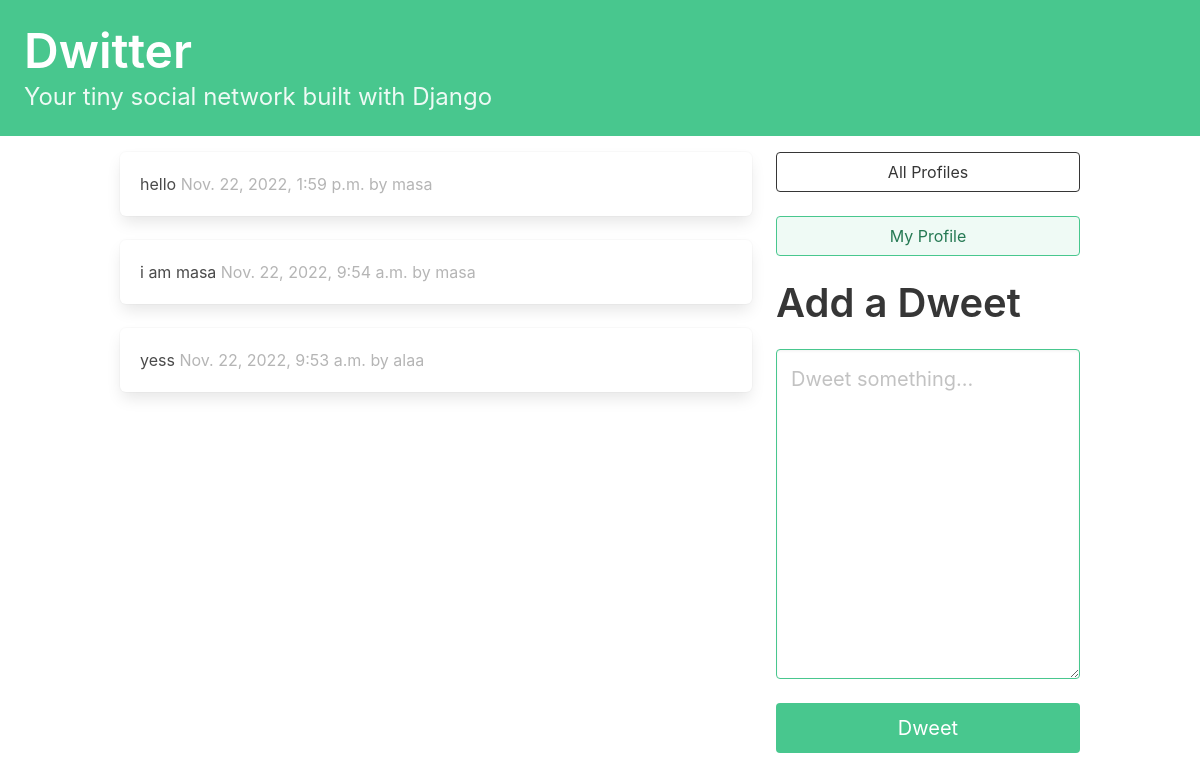
The app's page / (signed in), older data.
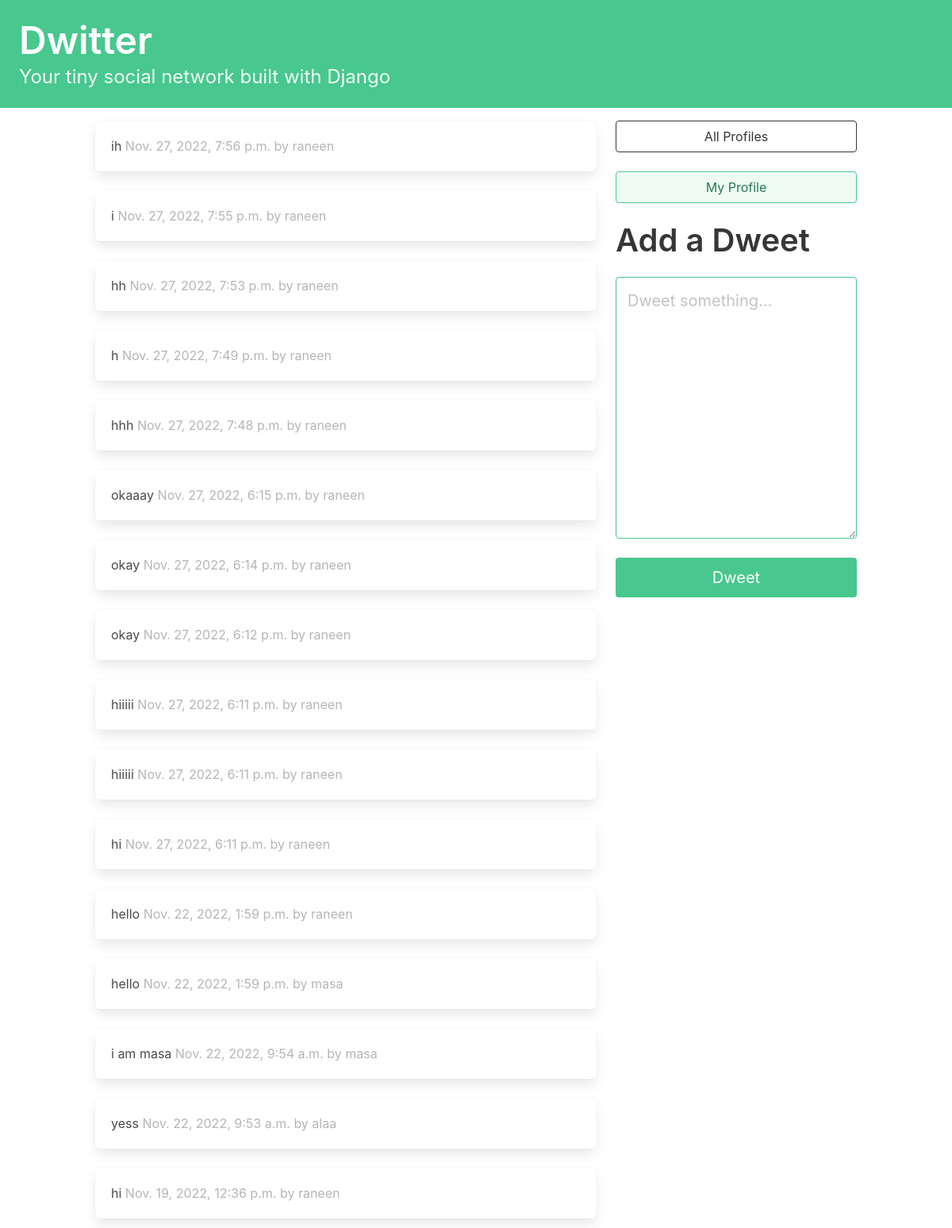
The same page, newer data.
### dwitter/models.py (models this page shows, shortened)
class Dweet(models.Model):
    user = models.ForeignKey(User,
                             related_name="dweets",
                             on_delete=models.DO_NOTHING)
    body = models.CharField(max_length=140)
    created_at = models.DateTimeField(auto_now_add=True)

### dwitter/views.py (the view)
# urls.py: path("", dashboard, name="dashboard"),
def dashboard(request):
    form = DweetForm(request.POST or None)
    if request.method == "POST":
        if form.is_valid():
            dweet = form.save(commit=False)
            dweet.user = request.user
            dweet.save()
            return redirect("dwitter:dashboard")
    followed_dweets = Dweet.objects.filter(
        user__profile__in=request.user.profile.follows.all()
    ).order_by("-created_at")
    return render(
        request,
        "dwitter/dashboard.html",
        {"form": form, "dweets": followed_dweets},
    )

### dwitter/forms.py
class DweetForm(forms.ModelForm):
    body = forms.CharField(
        required=True,
        widget=forms.widgets.Textarea(
            attrs={
                "placeholder": "Dweet something...",
                "class": "textarea is-success is-medium",
            }
        ),
        label="",)
    class Meta:
        model = Dweet
        exclude = ("user", )

### dwitter/templates/dwitter/dashboard.html (shortened to what this page needs)
{% extends 'base.html' %}
{% block content %}
<div class="column">
    {% for dweet in dweets %}
    <div class="box">
    {{dweet.body}}
    <span class="is-small has-text-grey-light">
    {{ dweet.created_at }} by {{ dweet.user.username }}
    </span>
    </div>
    {% endfor %}
</div>
<div class="column is-one-third">
<div class="block">
<a href="{% url 'dwitter:profile_list' %} ">
<button class="button is-dark is-outlined is-fullwidth">
All Profiles
</button>
</a>
</div>
<div class="block">
<a href="{% url 'dwitter:profile' request.user.profile.id %} ">
<button class="button is-success is-light is-outlined is-fullwidth">
My Profile
</button>
</a>
</div>
<div class="block">
<div class="block">
<h2 class="title is-2">Add a Dweet</p>
</div>
<div class="block">
<form method="post">
{{ form.as_p }}
<button class="button is-success is-fullwidth is-medium mt-5"
type="submit">Dweet
</button>
</form>
</div>
</div>
</div>
{% endblock content %}

Row changes from the older to the newer data that the page shows:
added Dweet: body "ih", created_at "Nov. 27, 2022, 7:56 p.m.", user.username "raneen"
added Dweet: body "i", created_at "Nov. 27, 2022, 7:55 p.m.", user.username "raneen"
added Dweet: body "hh", created_at "Nov. 27, 2022, 7:53 p.m.", user.username "raneen"
added Dweet: body "h", created_at "Nov. 27, 2022, 7:49 p.m.", user.username "raneen"
added Dweet: body "hhh", created_at "Nov. 27, 2022, 7:48 p.m.", user.username "raneen"
added Dweet: body "okaaay", created_at "Nov. 27, 2022, 6:15 p.m.", user.username "raneen"
added Dweet: body "okay", created_at "Nov. 27, 2022, 6:14 p.m.", user.username "raneen"
added Dweet: body "okay", created_at "Nov. 27, 2022, 6:12 p.m.", user.username "raneen"
added Dweet: body "hiiiii", created_at "Nov. 27, 2022, 6:11 p.m.", user.username "raneen"
added Dweet: body "hiiiii", created_at "Nov. 27, 2022, 6:11 p.m.", user.username "raneen"
added Dweet: body "hi", created_at "Nov. 27, 2022, 6:11 p.m.", user.username "raneen"
now on this page (row unchanged): Dweet: body "hello", created_at "Nov. 22, 2022, 1:59 p.m.", user.username "raneen"
now on this page (row unchanged): Dweet: body "hi", created_at "Nov. 19, 2022, 12:36 p.m.", user.username "raneen"
